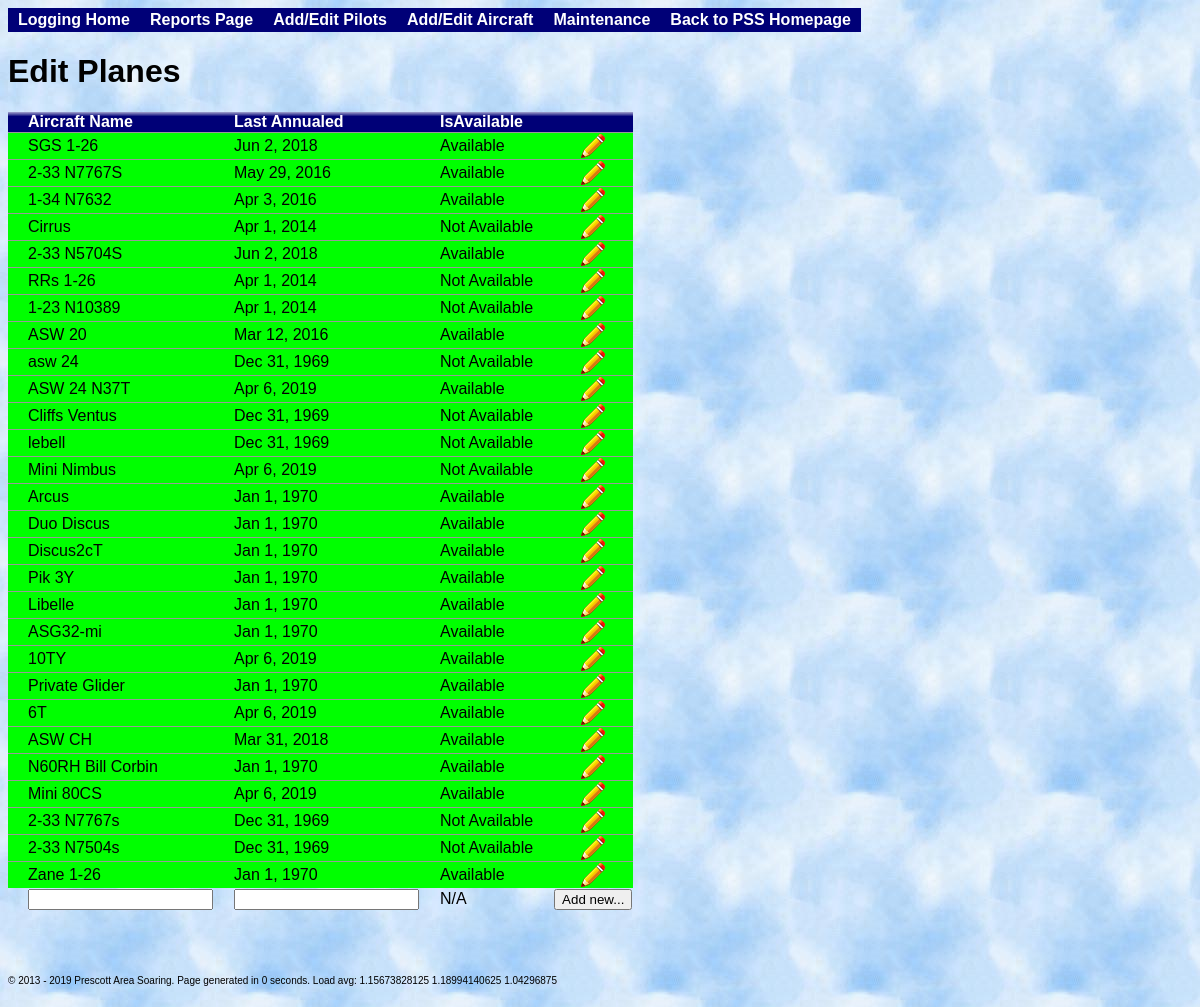
The page /index.php?addplanes on the database its author committed.
### tables this page shows
CREATE TABLE aircraft(ID INTEGER PRIMARY KEY NOT NULL, Name TEXT, LastAnnualed INTEGER, IsAvailable INTEGER DEFAULT 0);

### SoaringLogBase.php (called while the page is built, shortened)
<?php
    class SoaringLogBase {
        private static $instance;
        private $dbDir = 'sqlite:db.sqlite';
        private $aircraftTable = "aircraft";
        public $dbObj;
        public static function GetInstance() {
            if(!self::$instance) {
                self::$instance = new self();
            }
            return self::$instance;
        }
        public function OpenDatabase() {
            try {
                $this->dbObj = new PDO($this->dbDir) or die("Cannot open the database");
            }
            catch(Exception $e) {
                die("Oops, couldn't open the database :( $e");
            }
        }
        public function GetAircraftTable() {
            return $this->aircraftTable;
        }
        public function GetAircraft($showNotAvail = false) {
            if($showNotAvail)
                $query = "SELECT * FROM aircraft;";
            else
                $query = "SELECT * FROM aircraft WHERE IsAvailable='available' OR ID=0;";
            $result = $this->dbObj->query($query);
            $planes = array( );
            while($row = $result->fetch(PDO::FETCH_BOTH)) {
                $planes[$row['ID']] = $row['Name'];
            }
            return $planes;
        }
    }
?>

### addplanes.php (the view, shortened to what this page needs)
<h1>Edit Planes</h1>
<?php
include("SoaringLogBase.php");
$thisFile = "index.php?addplanes";
$logbase = SoaringLogBase::GetInstance();
$database = $logbase->dbObj;
$tableName = $logbase->GetAircraftTable();
$aircraftList = $logbase->GetAircraft(true);
$query = "SELECT * FROM $tableName;";
if($result = $database->query($query)) {
    echo("<table id=\"aircraftTable\" >");
    echo("<tr class=\"Head\"><td>Aircraft Name</td><td>Last Annualed</td><td>IsAvailable</td><td></td></tr>\n");
    while($row = $result->fetch(PDO::FETCH_BOTH)) {
        $editMe = 0;
        if($editMe) {
            echo("<tr id=\"row{$row['flightIndex']}\" class=\"IncompleteEntry\"><form id=\"form{$row['ID']}\" name=\"aircraftUpdate\" action=\"{$thisFile}\" method=\"POST\"> ");
            $entryComplete = false;
        }
        else {
            echo("<tr class=\"CompleteEntry\">");
        }
        echo("<td>{$aircraftList[$row['ID']]}</td>");
        $storedLastAnnual = date("M j, Y", $row['LastAnnualed']);
        if($editMe) {
            echo("<td>");
            echo("<input type=\"text\" name=\"lastAnnualed\" value=\"$storedLastAnnual\" id=\"lastAnnual{$row['ID']}\"/>");
            echo "</td>";
        }
        else
            echo("<td>$storedLastAnnual</td>");
        $isAvailable = $row['IsAvailable'];
        if($editMe) {
            if($isAvailable)
                echo("<td><input type=\"checkbox\" checked=\"yes\" name=\"available\" value=\"available\"></td>");
            else
                echo("<td><input type=\"checkbox\" name=\"available\" value=\"available\"></td>");
        }
        else {
            if($isAvailable)
                echo("<td class=\"Inactive\">Available</td>");
            else
                echo("<td>Not Available</td>");
        }
        if($editMe) {
            echo "<td><input type=\"hidden\" name=\"aircraftID\" value=\"{$row['ID']}\"/><input type=\"submit\" value=\"Update...\" /></form>";
        }
        else {
            echo "<td><center><button name=\"modify\" class=\"modify\" onClick=\"window.location.href='{$thisFile}&aircraftID={$row['ID']}&modified=1'; \" />";
            echo "</center></td></tr>\n";
        }
    }
    echo "<tr><form name=\"aircraftList\" action=\"{$thisFile}\" method=\"POST\">\n";
    echo "<td><input type=\"text\" name=\"aircraftName\" /></td>\n";
    echo "<td><input type=\"text\" name=\"lastAnnualed\" /></td>\n";
    echo "<td>N/A</td>";
    echo "<td><input type=\"submit\" value=\"Add new...\" /></td>";
    echo "</form></tr>";
    echo("</table><br><br><br>");
}
else
    print("Failed to execute query!!!");
?>

### style.css (style rules this page uses)
table, td, th { font-family: Verdana, Arial; font-size: 16px; border: 0px solid black; border-collapse:collapse; padding-left: 20px }
body { font-family: Verdana, Arial; font-size: 16px; background-image: url(img/Clouds.jpg); }
tr.CompleteEntry { background-color: #00FF00; border-top: 1px solid #999999; }
th, tr.Head { color: #FFFFFF; background-color: #000077; background-image: url('img/grad_white.png'); background-position: 0px -3px; background-repeat: repeat-x; vertical-align: bottom; padding-left: 20px; padding-right: 3px; font-family: Verdana, Arial; font-size: 14px; font-weight: bold; }
button.modify { border: none; height: 24px; width: 24px; valign: center; background: transparent; background-image: url('img/modify.png'); background-position: center; }

### rows shown on the page
aircraft: ID "SGS 1-26", LastAnnualed "Jun 2, 2018", IsAvailable "Available"
aircraft: ID "2-33 N7767S", LastAnnualed "May 29, 2016", IsAvailable "Available"
aircraft: ID "1-34 N7632", LastAnnualed "Apr 3, 2016", IsAvailable "Available"
aircraft: ID "Cirrus", LastAnnualed "Apr 1, 2014", IsAvailable "Not Available"
aircraft: ID "2-33 N5704S", LastAnnualed "Jun 2, 2018", IsAvailable "Available"
aircraft: ID "RRs 1-26", LastAnnualed "Apr 1, 2014", IsAvailable "Not Available"
aircraft: ID "1-23 N10389", LastAnnualed "Apr 1, 2014", IsAvailable "Not Available"
aircraft: ID "ASW 20", LastAnnualed "Mar 12, 2016", IsAvailable "Available"
aircraft: ID "asw 24", LastAnnualed "Dec 31, 1969", IsAvailable "Not Available"
aircraft: ID "ASW 24 N37T", LastAnnualed "Apr 6, 2019", IsAvailable "Available"
aircraft: ID "Cliffs Ventus", LastAnnualed "Dec 31, 1969", IsAvailable "Not Available"
aircraft: ID "lebell", LastAnnualed "Dec 31, 1969", IsAvailable "Not Available"
aircraft: ID "Mini Nimbus", LastAnnualed "Apr 6, 2019", IsAvailable "Not Available"
aircraft: ID "Arcus", LastAnnualed "Jan 1, 1970", IsAvailable "Available"
aircraft: ID "Duo Discus", LastAnnualed "Jan 1, 1970", IsAvailable "Available"
aircraft: ID "Discus2cT", LastAnnualed "Jan 1, 1970", IsAvailable "Available"
aircraft: ID "Pik 3Y", LastAnnualed "Jan 1, 1970", IsAvailable "Available"
aircraft: ID "Libelle", LastAnnualed "Jan 1, 1970", IsAvailable "Available"
aircraft: ID "ASG32-mi", LastAnnualed "Jan 1, 1970", IsAvailable "Available"
aircraft: ID "10TY", LastAnnualed "Apr 6, 2019", IsAvailable "Available"
aircraft: ID "Private Glider", LastAnnualed "Jan 1, 1970", IsAvailable "Available"
aircraft: ID "6T", LastAnnualed "Apr 6, 2019", IsAvailable "Available"
aircraft: ID "ASW CH", LastAnnualed "Mar 31, 2018", IsAvailable "Available"
aircraft: ID "N60RH Bill Corbin", LastAnnualed "Jan 1, 1970", IsAvailable "Available"
aircraft: ID "Mini 80CS", LastAnnualed "Apr 6, 2019", IsAvailable "Available"
aircraft: ID "2-33 N7767s", LastAnnualed "Dec 31, 1969", IsAvailable "Not Available"
aircraft: ID "2-33 N7504s", LastAnnualed "Dec 31, 1969", IsAvailable "Not Available"
aircraft: ID "Zane 1-26", LastAnnualed "Jan 1, 1970", IsAvailable "Available"

### other values the page prints
$oneMinLoad "1.15673828125"
$fiveMinLoad "1.18994140625"
$fifteenMinLoad "1.04296875"
